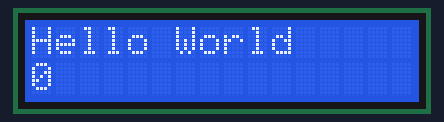
The sketch below on a simulated Arduino Uno, built with avr-gcc and run on an emulated ATmega328P. Parts: 16×2 character LCD.

Above: at 0.11 s.
At 0.74 s:
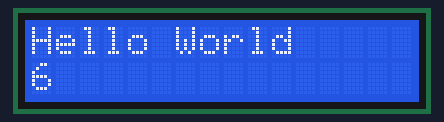
At 1.36 s:
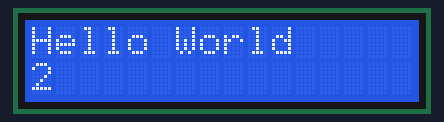

The sketch:

30_LCD_Display.ino
```cpp
#include<LiquidCrystal.h>

const int Pin_rs = 7;
const int Pin_en = 8;
const int Pin_d4 = 9;
const int Pin_d5 = 10;
const int Pin_d6 = 11;
const int Pin_d7 = 12;

LiquidCrystal lcd(Pin_rs, Pin_en, Pin_d4, Pin_d5, Pin_d6, Pin_d7);

void setup() {
  // put your setup code here, to run once:
  lcd.begin(16, 2);
}

void loop() {
  // put your main code here, to run repeatedly:
  for (int i = 0; i < 10; i++) {
    lcd.setCursor(0, 0);
    lcd.print("Hello World");
    lcd.setCursor(0, 1);
    lcd.print(i);
    delay(100);
    lcd.clear();
  }

}
```

Measured:
- by itself, everything shown: repeats every 1.0 s, in 10 steps
